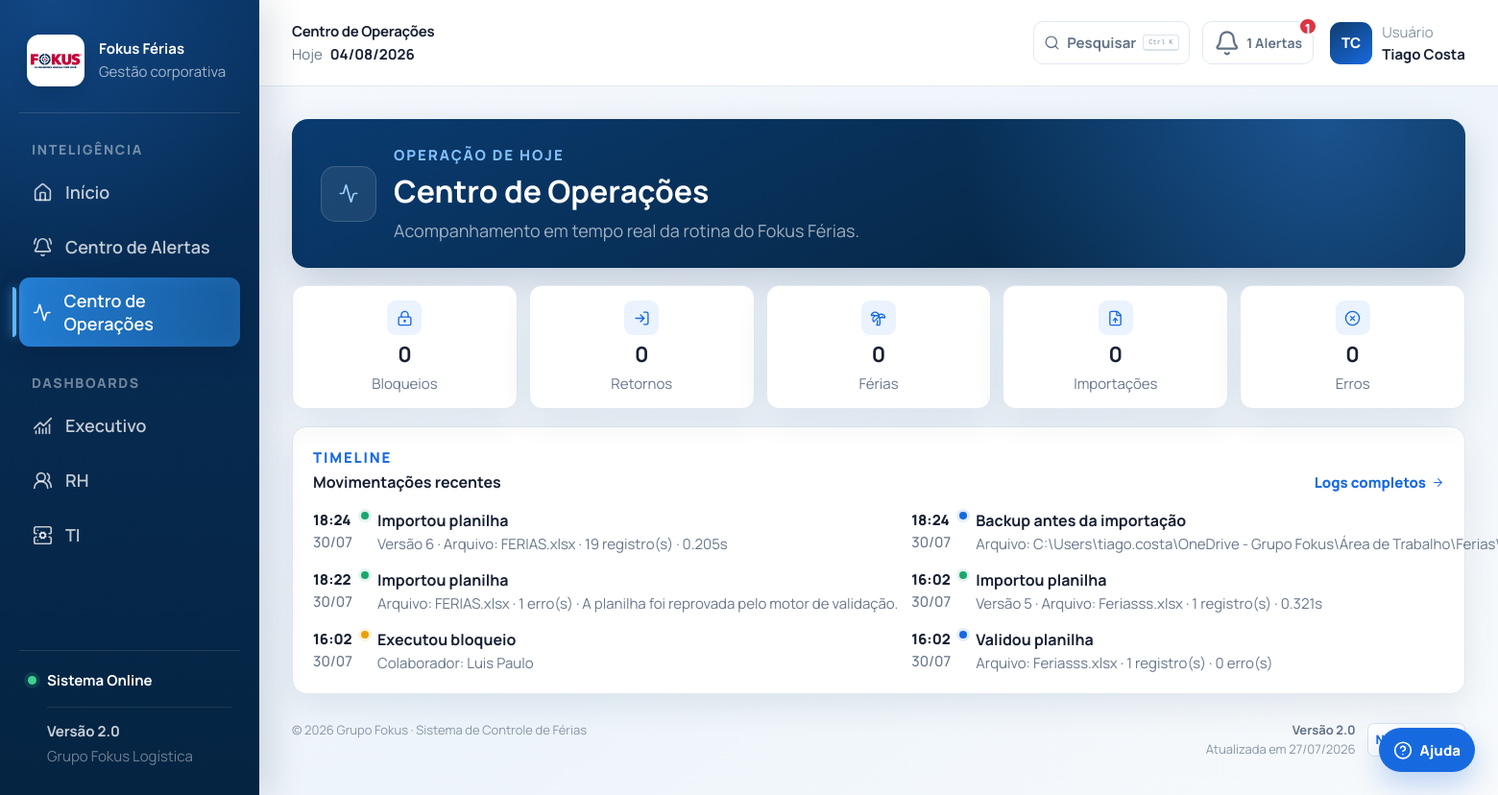
Page /operacoes on the committed database.
### tables this page shows
CREATE TABLE configuracoes (
            chave TEXT PRIMARY KEY,
            valor TEXT NOT NULL,
            atualizado_em TEXT NOT NULL
        );

CREATE TABLE auditoria (
            id INTEGER PRIMARY KEY AUTOINCREMENT,
            data_hora TEXT NOT NULL,
            acao TEXT NOT NULL,
            detalhe TEXT,
            usuario TEXT NOT NULL
        , ip TEXT, resultado TEXT NOT NULL DEFAULT 'Sucesso');

### app.py (the view)
@app.route("/operacoes")
def centro_operacoes():
    agora = datetime.now()
    return render_template(
        "inteligencia_painel.html",
        painel="operacoes",
        dados=obter_inteligencia_sistema(),
        timeline=obter_timeline_sistema(10),
        data_atual=agora.strftime("%d/%m/%Y %H:%M"),
        data_hoje=agora.strftime("%d/%m/%Y")
    )

### app.py (called while the page is built, shortened)
def carregar_configuracoes():
    inicializar_tabelas_sistema()
    conn = sqlite3.connect(DATABASE_PATH)
    valores = dict(conn.execute("SELECT chave, valor FROM configuracoes").fetchall())
    conn.close()
    return {**CONFIGURACOES_PADRAO, **valores}

def obter_pasta_planilhas():
    pasta = carregar_configuracoes().get("pasta_padrao", UPLOAD_FOLDER).strip()
    caminho = pasta if os.path.isabs(pasta) else os.path.join(BASE_DIR, pasta)
    os.makedirs(caminho, exist_ok=True)
    return caminho

def listar_backups():
    pasta = BACKUPS_DIR
    if not os.path.isdir(pasta):
        return []
    arquivos = []
    for raiz, _, nomes in os.walk(pasta):
        arquivos.extend(
            os.path.join(raiz, nome)
            for nome in nomes
            if nome.lower().endswith((".zip", ".db"))
        )
    return sorted(arquivos, key=os.path.getmtime, reverse=True)

def normalizar_texto(valor):
    texto = str(valor).strip().lower()
    texto = unicodedata.normalize("NFKD", texto)
    return "".join(
        caractere
        for caractere in texto
        if not unicodedata.combining(caractere)
    )

def planilhas_importadas():
    pasta_planilhas = obter_pasta_planilhas()
    arquivos = [
        os.path.join(pasta_planilhas, nome)
        for nome in os.listdir(pasta_planilhas)
        if nome.lower().endswith((".xlsx", ".xls"))
    ]
    return sorted(arquivos, key=os.path.getmtime)

def planilha_mais_recente():
    arquivos = planilhas_importadas()
    if not arquivos:
        return None
    return arquivos[-1]

def obter_colaboradores():
    caminhos = planilhas_importadas()
    if not caminhos:
        return []

@app.before_request
def verificar_modo_manutencao():
    if (
        os.environ.get("FOKUS_MODO_MANUTENCAO") == "1"
        and request.endpoint not in {"manutencao", "static"}
    ):
        return manutencao()

### templates/inteligencia_painel.html (shortened to what this page needs)
<!DOCTYPE html>
<html lang="pt-BR">
<head>
    <link rel="stylesheet" href="{{ url_for('static', filename='css/global.css') }}"><link rel="stylesheet" href="{{ url_for('static', filename='css/inteligencia.css') }}">
</head>
<body class="app-page page-intelligence"><div class="app-shell">
    <aside class="sidebar" id="sidebar">
        <a class="sidebar-brand" href="/"><span class="brand-logo-wrap"><img src="{{ url_for('static', filename='img/logo.png') }}" alt="Fokus"></span><span><strong>Fokus Férias</strong><small>Gestão corporativa</small></span></a>
        <div class="nav-label">Inteligência</div>
        <nav class="sidebar-nav"><a href="/" class="nav-link"><i data-lucide="house"></i><span>Início</span></a><a href="/alertas" class="nav-link {% if painel == 'alertas' %}active{% endif %}"><i data-lucide="bell-ring"></i><span>Centro de Alertas</span></a><a href="/operacoes" class="nav-link {% if painel == 'operacoes' %}active{% endif %}"><i data-lucide="activity"></i><span>Centro de Operações</span></a></nav>
        <div class="nav-label">Dashboards</div>
        <nav class="sidebar-nav"><a href="/dashboard/executivo" class="nav-link {% if painel == 'executivo' %}active{% endif %}"><i data-lucide="chart-no-axes-combined"></i><span>Executivo</span></a><a href="/dashboard/rh" class="nav-link {% if painel == 'rh' %}active{% endif %}"><i data-lucide="users-round"></i><span>RH</span></a><a href="/dashboard/ti" class="nav-link {% if painel == 'ti' %}active{% endif %}"><i data-lucide="server-cog"></i><span>TI</span></a></nav>
        <div class="sidebar-footer"><div class="system-health"><span class="status-dot"></span><strong>Sistema Online</strong></div><div class="sidebar-version"><span>Versão {{ versao_sistema }}</span><small>Grupo Fokus Logística</small></div></div>
    </aside>
    <main class="main-content">
        <header class="topbar"><div class="topbar-left"><button class="menu-toggle" id="menuToggle" type="button" aria-label="Abrir menu"></button><div class="topbar-title"><strong>{% if painel == "alertas" %}Centro de Alertas{% elif painel == "operacoes" %}Centro de Operações{% elif painel == "executivo" %}Dashboard Executivo{% elif painel == "rh" %}Dashboard RH{% else %}Dashboard TI{% endif %}</strong><span>Hoje <b>{{ data_hoje }}</b></span></div></div><div class="topbar-actions">{% include "_pesquisa_global.html" %}{% include "_notificacoes.html" %}<div class="profile"><span class="profile-avatar">TC</span><span class="profile-copy"><small>Usuário</small><strong>Tiago Costa</strong></span></div></div></header>
        <div class="page-content">
            {% if painel == "alertas" %}
            <section class="intelligence-hero"><span><i data-lucide="bell-ring"></i></span><div><small>MONITORAMENTO</small><h1>Centro de Alertas</h1><p>{{ dados.alertas|length }} alertas operacionais reunidos em uma visão.</p></div><strong>{{ dados.alertas|length }}</strong></section>
            <section class="full-alert-grid">{% for item in dados.alertas %}<a href="{{ item.href }}" class="full-alert alert-{{ item.nivel }}"><span><i data-lucide="{{ item.icone }}"></i></span><div><small>{{ {"danger": "AVISO", "warning": "ATENÇÃO", "success": "SUCESSO", "info": "INFORMAÇÃO"}.get(item.nivel, item.nivel|upper) }}</small><h2>{{ item.titulo }}</h2><p>{{ item.descricao }}</p></div><i data-lucide="arrow-up-right"></i></a>{% endfor %}</section>
            {% elif painel == "operacoes" %}
            <section class="intelligence-hero"><span><i data-lucide="activity"></i></span><div><small>OPERAÇÃO DE HOJE</small><h1>Centro de Operações</h1><p>Acompanhamento em tempo real da rotina do Fokus Férias.</p></div></section>
            <section class="operation-kpis">{% for chave, titulo, icone in [("bloqueios","Bloqueios","lock-keyhole"),("retornos","Retornos","log-in"),("ferias","Férias","palmtree"),("importacoes","Importações","file-up"),("erros","Erros","circle-x")] %}<article><span><i data-lucide="{{ icone }}"></i></span><strong>{{ dados.operacoes[chave] }}</strong><small>{{ titulo }}</small></article>{% endfor %}</section>
            <section class="intelligence-card operation-timeline"><div class="home-section-heading"><div><span>TIMELINE</span><h2>Movimentações recentes</h2></div><a href="/auditoria">Logs completos <i data-lucide="arrow-right"></i></a></div><div class="smart-timeline">{% for item in timeline %}<article><time>{{ item.hora }}<small>{{ item.data }}</small></time><span class="timeline-{{ item.tipo }}"></span><div><strong>{{ item.acao }}</strong><small>{{ item.detalhe }}</small></div></article>{% endfor %}</div></section>
            {% endif %}
            {% include "_footer.html" %}
        </div>
    </main>
</div><script src="{{ url_for('static', filename='js/global.js') }}"></script><script src="{{ url_for('static', filename='js/admin.js') }}"></script></body>
</html>

### templates/_footer.html (shortened to what this page needs)
<footer class="system-footer">
    <span>© 2026 Grupo Fokus · Sistema de Controle de Férias</span>
    <div class="system-release">
        <span><strong>Versão {{ versao_sistema }}</strong><small>Atualizada em {{ ultima_atualizacao_sistema }}</small></span>
        <details>
            <summary>Novidades </summary>
        </details>
    </div>
</footer>

### static/css/inteligencia.css (style rules this page uses)
.home-section-heading { display: flex; align-items: flex-end; justify-content: space-between; gap: 16px; }
.home-section-heading span { color: var(--blue); font-size: 8px; font-weight: 800; letter-spacing: .12em; }
.home-section-heading h2 { margin: 4px 0 0; font-size: 18px; }
.home-section-heading > a { display: flex; align-items: center; gap: 6px; color: var(--blue); font-size: 8px; font-weight: 800; text-decoration: none; }
.home-section-heading > a svg { width: 13px; }
.timeline-success { --timeline-color: var(--green); }
.timeline-warning { --timeline-color: var(--yellow); }
.timeline-blue { --timeline-color: var(--blue); }
.intelligence-card { padding: 21px; border: 1px solid var(--line); border-radius: 15px; background: #fff; box-shadow: var(--shadow); }
.smart-timeline { display: grid; grid-template-columns: repeat(4, 1fr); gap: 16px 0; margin-top: 18px; }
.smart-timeline article { display: grid; grid-template-columns: 42px 9px 1fr; gap: 8px; padding-right: 14px; }
.smart-timeline time, .smart-timeline strong, .smart-timeline small { display: block; }
.smart-timeline time { font-size: 9px; font-weight: 800; }
.smart-timeline time small { margin-top: 2px; color: var(--muted); font-size: 7px; font-weight: 500; }
.smart-timeline article > span { width: 8px; height: 8px; margin-top: 2px; border-radius: 50%; background: var(--timeline-color, var(--blue)); box-shadow: 0 0 0 3px color-mix(in srgb, var(--timeline-color, var(--blue)) 12%, white); }
.smart-timeline strong { font-size: 9px; }
.smart-timeline div small { overflow: hidden; margin-top: 3px; color: var(--muted); font-size: 7px; text-overflow: ellipsis; white-space: nowrap; }
.intelligence-hero { min-height: 145px; display: flex; align-items: center; gap: 18px; padding: 27px 30px; color: #fff; border-radius: 17px; background: radial-gradient(circle at 88% 0%, rgba(55,143,244,.42), transparent 35%), linear-gradient(155deg,#0a3b70,#062847 72%); box-shadow: 0 16px 38px rgba(8,47,91,.2); }
.intelligence-hero > span { width: 58px; height: 58px; display: grid; place-items: center; color: #9bd0ff; border: 1px solid rgba(255,255,255,.15); border-radius: 15px; background: rgba(255,255,255,.08); }
.intelligence-hero > span svg { width: 28px; }
.intelligence-hero small { color: #82c1ff; font-size: 8px; font-weight: 800; letter-spacing: .13em; }
.intelligence-hero h1 { margin: 5px 0 0; font-size: 30px; }
.intelligence-hero p { margin: 7px 0 0; color: rgba(255,255,255,.62); font-size: 10px; }
.operation-kpis, .executive-kpis, .ti-kpis, .rh-summary { display: grid; grid-template-columns: repeat(5, 1fr); gap: 12px; margin-top: 18px; }
.operation-kpis article, .executive-kpis article, .rh-summary article { min-height: 125px; display: grid; place-items: center; align-content: center; gap: 5px; padding: 15px; border: 1px solid var(--line); border-radius: 13px; background: #fff; box-shadow: var(--shadow); text-align: center; }
.operation-kpis span { width: 36px; height: 36px; display: grid; place-items: center; color: var(--blue); border-radius: 9px; background: var(--blue-soft); }
.operation-kpis svg { width: 17px; }
.operation-kpis strong { font-size: 27px; }
.operation-kpis small { color: var(--muted); font-size: 9px; }
.operation-timeline { margin-top: 18px; }

### rows in the picture
configuracoes: valor "2.0"
auditoria: hora "18:24", data "30/07", acao "Importou planilha", detalhe "Versão 6 · Arquivo: FERIAS.xlsx · 19 registro(s) · 0.205s"
auditoria: hora "18:24", data "30/07", acao "Backup antes da importação", detalhe "Arquivo: C:\\Users\\tiago.costa\\OneDrive - Grupo Fokus\\Área de…"
auditoria: hora "18:22", data "30/07", acao "Importou planilha", detalhe "Arquivo: FERIAS.xlsx · 1 erro(s) · A planilha foi reprovada pelo motor de validação."
auditoria: hora "16:02", data "30/07", acao "Importou planilha", detalhe "Versão 5 · Arquivo: Feriasss.xlsx · 1 registro(s) · 0.321s"
auditoria: hora "16:02", data "30/07", acao "Executou bloqueio", detalhe "Colaborador: Luis Paulo"
auditoria: hora "16:02", data "30/07", acao "Validou planilha", detalhe "Arquivo: Feriasss.xlsx · 1 registro(s) · 0 erro(s)"

### other values in the picture
{{ notificacoes_total }} "1"
{{ dados.operacoes[chave] }} "0" "0" "0" "0" "0"
{{ titulo }} "Bloqueios" "Retornos" "Férias" "Importações" "Erros"
{{ ultima_atualizacao_sistema }} "27/07/2026"
